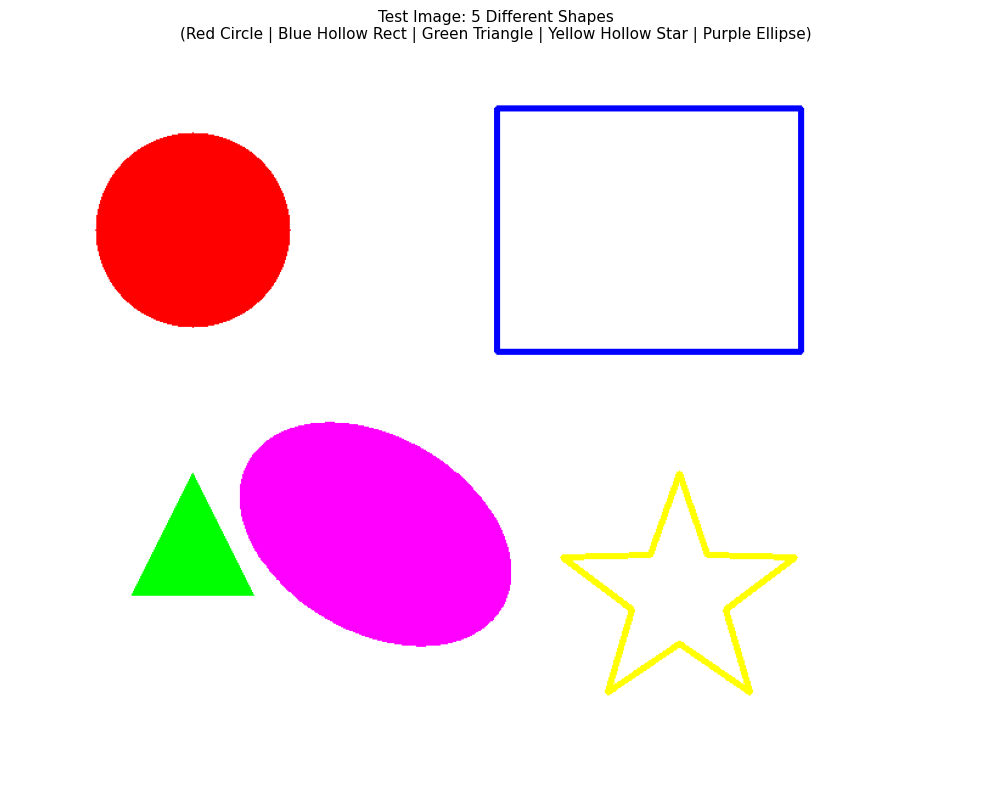
#> input picture task4.4/4-1.png, 992 x 787 px
$ python task4.4.py
#> lines starting #> are read from the running program, lines starting #| are printed output that depends on the picture; after the words box and inside, x2 and y2 are one past the last pixel; in counts of white or black regions, pixels touching at a corner belong together
import cv2
import numpy as np

# 读取图片
img = cv2.imread("4-1.png")
#> img is the input picture: shape (787, 992, 3); mean B, G, R 240.2, 227.5, 249.4
if img is None:
    print("图片没读到！")
    exit()

output = img.copy()
gray = cv2.cvtColor(img, cv2.COLOR_BGR2GRAY)
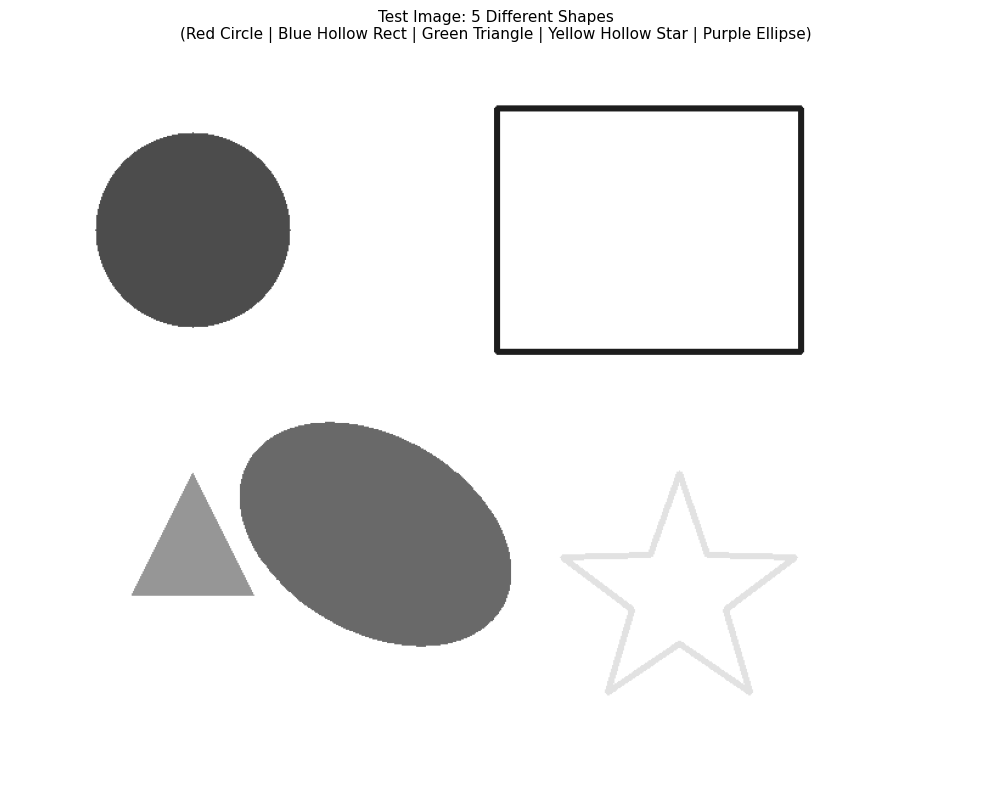
#> gray: shape (787, 992); min 0, max 255, mean 235.5

# 二值化（保证前景是白色）
_, thresh = cv2.threshold(gray, 100, 255, cv2.THRESH_BINARY_INV)
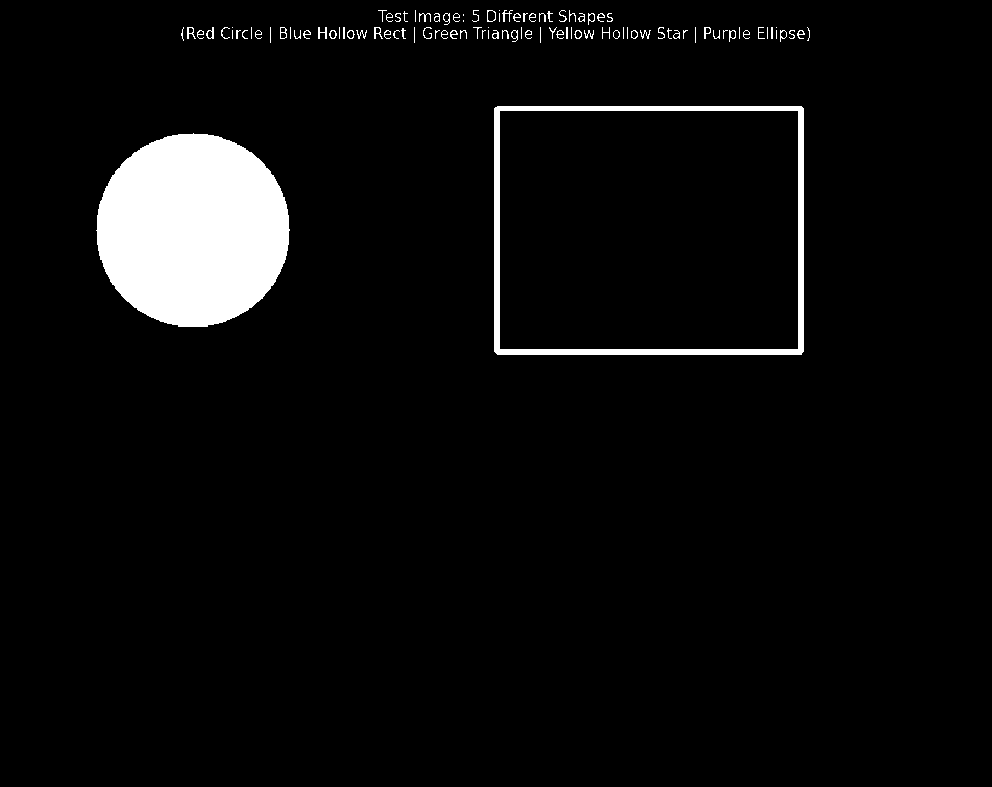
#> thresh: shape (787, 992); 4.9% white; 103 white regions (34 under 20 px)

# 找轮廓
contours, _ = cv2.findContours(thresh, cv2.RETR_EXTERNAL, cv2.CHAIN_APPROX_SIMPLE)
#> contours = 103 contours, 65 with area under 20; largest, box (x1, y1, x2, y2) and area: (494, 106, 804, 355) 76618, (96, 133, 290, 327) 29184, (487, 10, 496, 22) 82, (280, 27, 287, 39) 60, (206, 27, 214, 39) 51

# 过滤太小的噪点
contours = [c for c in contours if cv2.contourArea(c) > 100]
#> contours = 2 contours; box (x1, y1, x2, y2) and area: (494, 106, 804, 355) 76618, (96, 133, 290, 327) 29184

# ========== 1. 找面积最大轮廓 ==========
max_cnt = max(contours, key=cv2.contourArea)
#> max_cnt = contour of 11 points, box (x1, y1, x2, y2) (494, 106, 804, 355), area 76618
max_area = cv2.contourArea(max_cnt)
#> max_area = 76618.5

# ========== 2. 找最不规则（凸包缺陷法） ==========
def irregular_score(cnt):
    hull = cv2.convexHull(cnt)
#> hull = contour of 77 points, box (x1, y1, x2, y2) (96, 133, 290, 327), area 29454
    hull_area = cv2.contourArea(hull)
#> hull_area = 29454.5
    if hull_area == 0:
        return 0
    return 1 - (cv2.contourArea(cnt) / hull_area)  # 越大越不规则

most_irregular_cnt = max(contours, key=irregular_score)
#> most_irregular_cnt = contour of 287 points, box (x1, y1, x2, y2) (96, 133, 290, 327), area 29184
irreg_area = cv2.contourArea(most_irregular_cnt)
#> irreg_area = 29184.5

# ========== 绘制 ==========
# 最大面积：红框
x, y, w, h = cv2.boundingRect(max_cnt)
#> x = 494; y = 106; w = 310; h = 249
cv2.rectangle(output, (x, y), (x+w, y+h), (0, 0, 255), 2)
cv2.putText(output, f"Max Area: {max_area:.0f}", (x, y-5),
            cv2.FONT_HERSHEY_SIMPLEX, 0.6, (0, 0, 255), 2)

# 最不规则：绿框
x2, y2, w2, h2 = cv2.boundingRect(most_irregular_cnt)
#> x2 = 96; y2 = 133; w2 = 194; h2 = 194
cv2.rectangle(output, (x2, y2), (x2+w2, y2+h2), (0, 255, 0), 2)
cv2.putText(output, f"Irregular: {irreg_area:.0f}", (x2, y2-5),
            cv2.FONT_HERSHEY_SIMPLEX, 0.6, (0, 255, 0), 2)
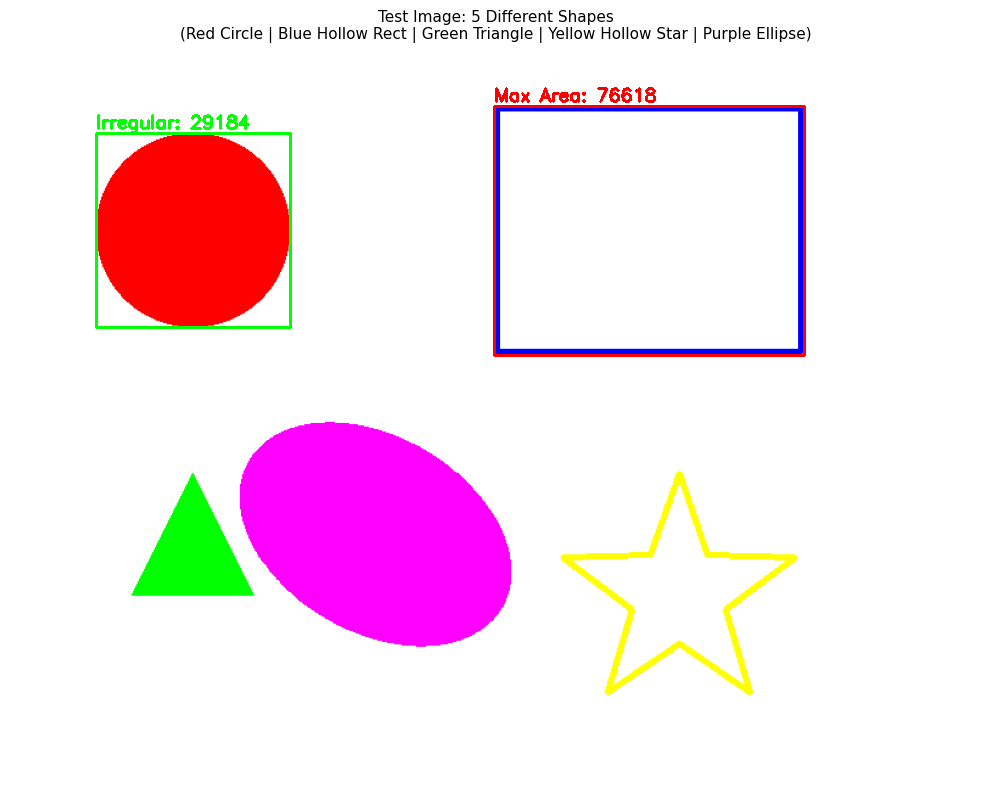
#> output: shape (787, 992, 3); mean B, G, R 237.7, 226.7, 248.9

# 打印
print("面积最大形状面积：", max_area)
#| 面积最大形状面积： 76618.5
print("最不规则形状面积：", irreg_area)
#| 最不规则形状面积： 29184.5

# 显示
cv2.imshow("Original", img)
cv2.imshow("Result", output)
cv2.waitKey(0)
cv2.destroyAllWindows()
